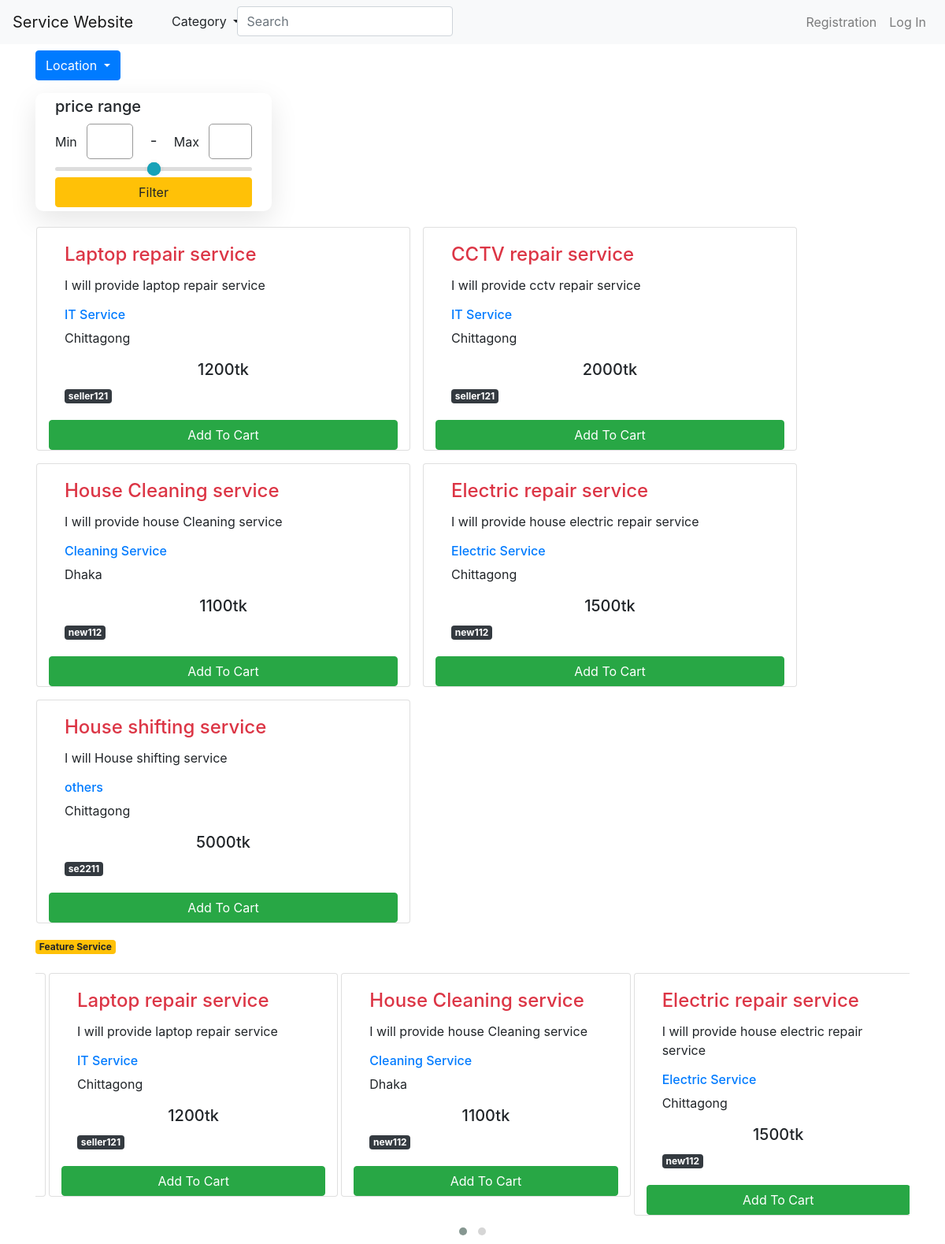
Screenshot of /account/ with the database file from the repository.
### service/models.py (models this page shows)
class Sheba(models.Model):
    user = models.ForeignKey(User,on_delete=models.CASCADE)
    servicecategory =(
        ('IT Service','IT Service'),
        ('Cleaning Service','Cleaning Service'),
        ('Electric Service','Electric Service'),
        ('others','others'),
    )
    servicelocation=(
        ('Dhaka','Dhaka'),
        ('Chittagong','Chattagram')
    )
    servicetitle = models.CharField(max_length=100)
    servicedetails = models.CharField(max_length=100)
    servicecategory = models.CharField(max_length=100,choices=servicecategory,default='service1')
    serviceprice = models.IntegerField(max_length=100)
    servicelocation = models.CharField(max_length=10,choices=servicelocation,default='Dhaka')
    featureservice = models.BooleanField(default=False)

### account/models.py (models this page shows)
class User(AbstractUser):
    is_admin = models.BooleanField('Is admin', default=False)
    is_buyer= models.BooleanField('Is buyer', default=False)
    is_seller =models.BooleanField('Is seller', default=False)

### account/views.py (the view)
# urls.py: path('', views.home, name='home'),
def home(request):
    category = request.GET.get('category')
    minimum = request.GET.get('minimum')
    maximum = request.GET.get('maximum')
    location = request.GET.get('location')
    print(category)
    print(minimum)
    print(maximum)
    print(location)
    context={}
    if minimum and maximum:
        context["servicedataset"]= Sheba.objects.filter(serviceprice__range=(minimum, maximum))
        context['feature']=Sheba.objects.filter(featureservice=True)
        context['minimumvalue']=minimum
        context['maximumvalue']=maximum
    elif category:
        context["servicedataset"] = Sheba.objects.filter(servicecategory=category)
        context['feature']=Sheba.objects.filter(featureservice=True)
    elif location:
        context["servicedataset"] = Sheba.objects.filter(servicelocation=location)
        context['feature']=Sheba.objects.filter(featureservice=True)
    else:
        context["servicedataset"] = Sheba.objects.all()
        context['feature']=Sheba.objects.filter(featureservice=True)
    return render(request,'slider3.html',context)

### templates/slider3.html (shortened to what this page needs)
<!DOCTYPE html>
<html lang="en">
<head>
  <link rel="stylesheet" href="https://cdn.jsdelivr.net/npm/bootstrap@4.6.2/dist/css/bootstrap.min.css">
<link rel="stylesheet" href="https://cdnjs.cloudflare.com/ajax/libs/OwlCarousel2/2.3.4/assets/owl.carousel.min.css">
<link rel="stylesheet" href="https://cdnjs.cloudflare.com/ajax/libs/OwlCarousel2/2.3.4/assets/owl.theme.default.min.css">
<link rel="stylesheet" href="/static/css/pricerangefilter.css">
</head>
<body>
    <div class="row bg-light">
        <div class="col-md-2">
            <nav class="navbar navbar-light ">
                <a class="navbar-brand" href="#">Service Website</a>
              </nav>
        </div>
        <div class="col-md-1 mt-2 ">
          <button class="btn dropdown-toggle" type="button" id="dropdownMenu2" data-toggle="dropdown" aria-haspopup="true" aria-expanded="false">
            Category
          </button>
        </div>
        <div class="col-md-6 mt-2 pl-2">
              <form class="form-inline">
                <input class="form-control mr-sm-2 filter" onkeyup="searchService()" type="Search.." placeholder="Search" aria-label="Search" id="filter">
              </form>
        </div>
        <div class="col-md-3 ">
          <nav class="navbar navbar-expand-lg navbar-light bg-light">
            <div class="collapse navbar-collapse" id="navbarNavDropdown">
              <ul class="navbar-nav ml-auto">
                <li class="nav-item">
                  <a class="nav-link" href="{% url 'register' %}">Registration</a>
                </li>
                <li class="nav-item">
                  <a class="nav-link" href="{% url 'login_view' %}">Log In</a>
                </li>
              </ul>
            </div>
          </nav>
        </div>
    </div>
    <div class="container">
    <button class="btn dropdown-toggle btn-primary btn-md mt-2" type="button" id="dropdownMenu2" data-toggle="dropdown" aria-haspopup="true" aria-expanded="false">
      Location
    </button>
      <div class="d-flex mt-3">
        <form action="" method="get">
            <div class="wrapper">
              <h5>price range</h5>
              <div class="price-input">
                <div class="field">
                  <span>Min</span>
                  <input type="number" class="input-min" value="{{minimumvalue}}"  name="minimum">
                </div>
                <div class="separator">-</div>
                <div class="field">
                  <span>Max</span>
                  <input type="number" class="input-max" value="{{maximumvalue}}" name="maximum">
                </div>
              </div>
              <div class="slider">
              </div>
              <div class="range-input">
                <input type="range" class="range-min" min="0" max="10000" value="{{minimumvalue}}"  step="100">
                <input type="range" class="range-max" min="0" max="10000" value="{{maximumvalue}}"  step="100">
              </div>
              <button type="submit" value="filter" class="btn btn-warning btn-block mt-2">Filter</button>
            </div>
        </form>
      </div>
        <div class="row pt-1" id="service-list">
          {% for data in servicedataset %}
                  <div class="card col-sm-5 mt-3 ml-3">
                          <div class="card-body" >
                          <h4 class="card-title"> <a href="/service/singleservice/{{data.id}}" class="text-danger">{{ data.servicetitle }} </a></h4>
                          <p class="card-text">{{data.servicedetails}}</p>
                            <h6><a href="/account/?category={{data.servicecategory}}">{{data.servicecategory}}</a></h6>
                            <h7>{{data.servicelocation}}</h7>
                            <h5 class="text-center pt-3">{{data.serviceprice}}tk</h5>
                              <span class="badge  badge-dark"><a href="/account/singleprofile/?userid={{data.user.id}}" class="text-white">{{data.user}}</a></span>
                          </div>
                       <a href="{% url 'login_view' %}"class="btn btn-success"> Add To Cart</a>
                      </div>
          {% endfor %}
      </div>
    </div>
    <div class="container mt-3">
        <h3 class="badge badge-warning">Feature Service</h3>
    <div class="owl-carousel owl-theme">
        {% for data in feature %}
        <div class="item">
            <div class="card col-sm-12 mt-3 ml-3">
                <div class="card-body" >
                <h4 class="card-title text-danger"> {{ data.servicetitle }}</h4>
                <p class="card-text">{{data.servicedetails}}</p>
                  <h6><a href="/account/?category={{data.servicecategory}}">{{data.servicecategory}}</a></h6>
                  <h7>{{data.servicelocation}}</h7>
                  <h5 class="text-center pt-3">{{data.serviceprice}}tk</h5>
                    <span class="badge  badge-dark">{{data.user}}</span>
                </div>
             <a href="{% url 'login_view' %}"class="btn btn-success"> Add To Cart</a>
            </div>
        </div>
        {% endfor %}
    </div>
</div>
</body>
</html>

### static/css/pricerangefilter.css (style rules this page uses)
.wrapper { width: 300px; background: #fff; border-radius: 10px; padding: 5px 25px 5px; box-shadow: 0 12px 35px rgba(0, 0, 0, 0.1); }
.price-input { width: 100%; display: flex; margin: 10px 0 10px; }
.price-input .field { display: flex; width: 100%; height: 45px; align-items: center; }
.field input { width: 100%; height: 100%; outline: none; font-size: 19px; margin-left: 12px; border-radius: 5px; text-align: center; border: 1px solid #999; }
.price-input .separator { width: 130px; display: flex; font-size: 19px; align-items: center; justify-content: center; }
.slider { height: 5px; position: relative; background: #ddd; border-radius: 5px; }
.range-input { position: relative; }
.range-input input { position: absolute; width: 100%; height: 5px; top: -5px; background: none; pointer-events: none; appearance: none; appearance: none; }

### rows the page displays
Sheba: servicetitle "Laptop repair service", servicedetails "I will provide laptop repair service", servicecategory "IT Service", servicelocation "Chittagong", serviceprice "1200", user "seller121"
Sheba: servicetitle "CCTV repair service", servicedetails "I will provide cctv repair service", servicecategory "IT Service", servicelocation "Chittagong", serviceprice "2000", user "seller121"
Sheba: servicetitle "House Cleaning service", servicedetails "I will provide house Cleaning service", servicecategory "Cleaning Service", servicelocation "Dhaka", serviceprice "1100", user "new112"
Sheba: servicetitle "Electric repair service", servicedetails "I will provide house electric repair service", servicecategory "Electric Service", servicelocation "Chittagong", serviceprice "1500", user "new112"
Sheba: servicetitle "House shifting service", servicedetails "I will House shifting service", servicecategory "others", servicelocation "Chittagong", serviceprice "5000", user "se2211"
